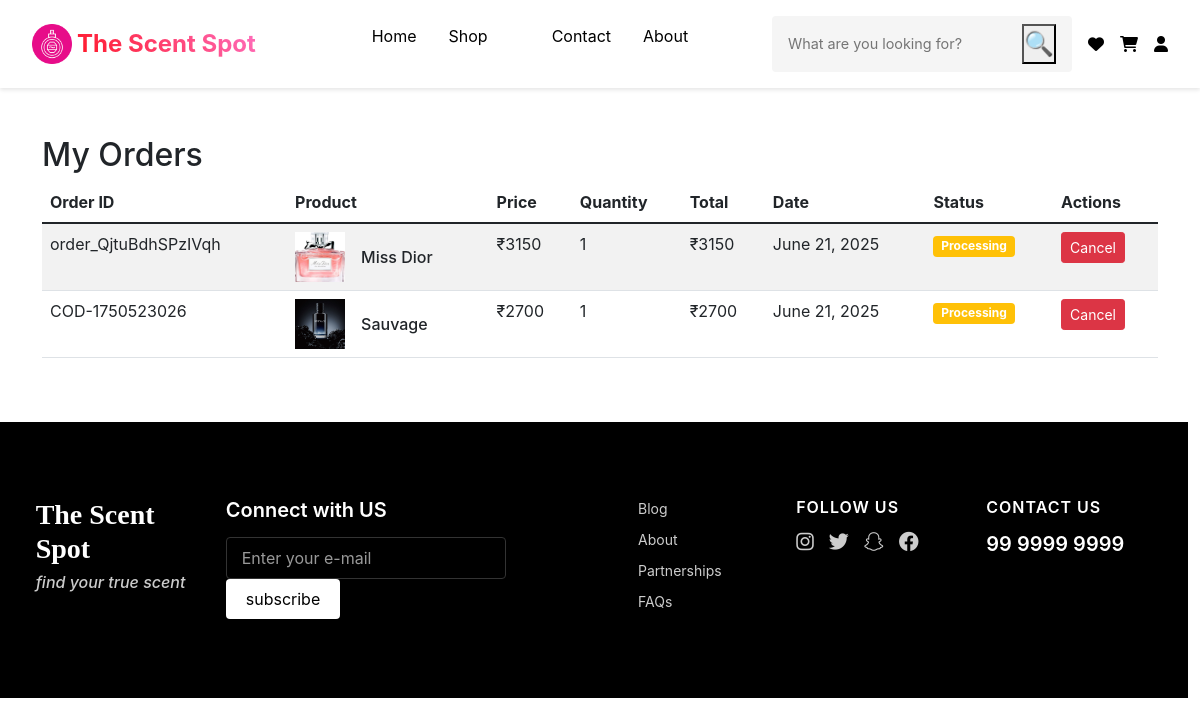
The app's page /orders (signed in), older data.
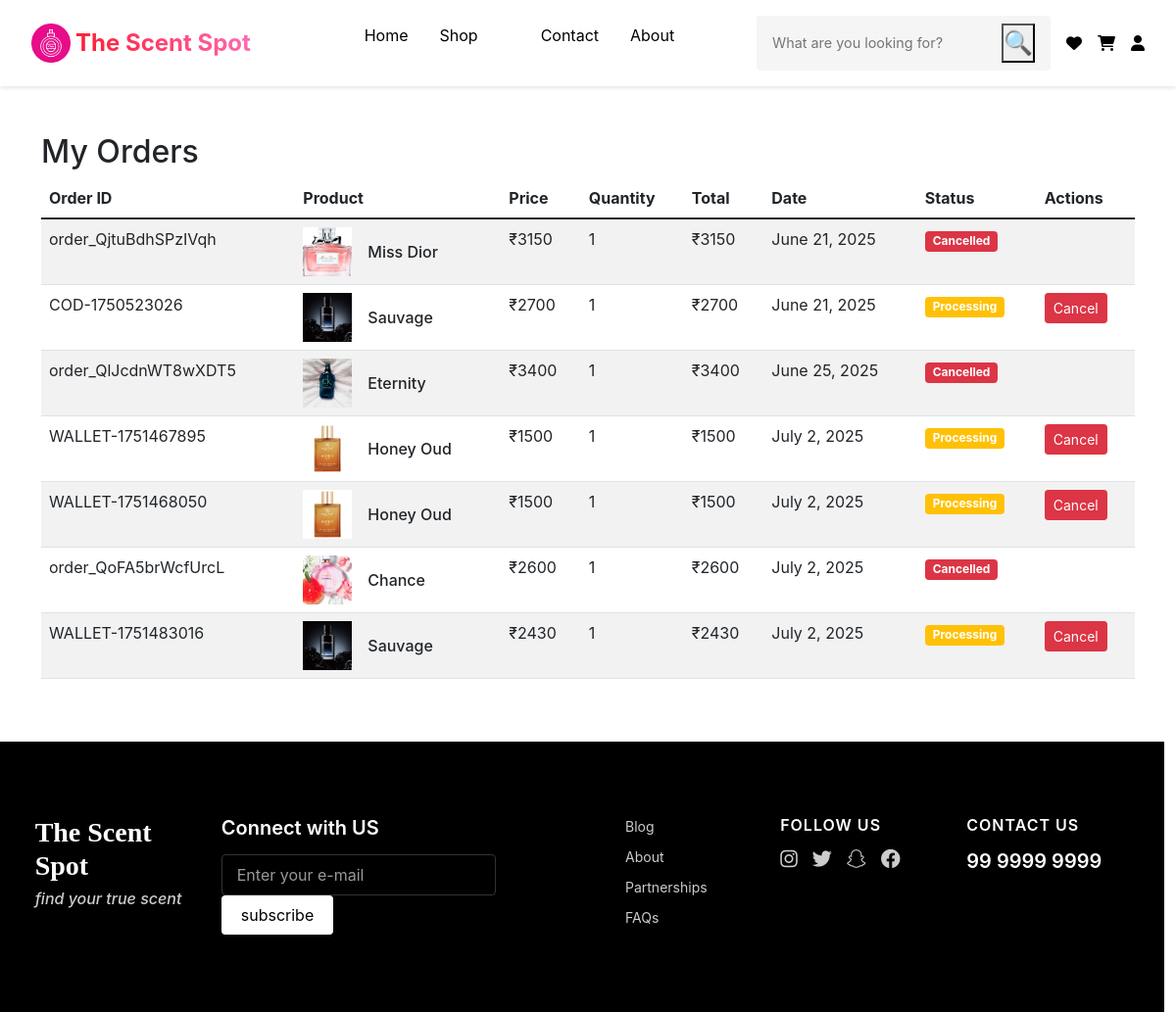
The same page, newer data.
### core/models/order.py (models this page shows, shortened)
class Order(models.Model):
    STATUS_CHOICES = [
        ('received', 'Received'),
        ('processing', 'Processing'),
        ('delivered', 'Delivered'),
        ('cancelled', 'Cancelled'),
        ('returned', 'Returned'),
    ]
    product = models.ForeignKey(Product, null = True, on_delete=models.CASCADE)
    customer = models.ForeignKey(Customer, null = True, on_delete=models.CASCADE)
    quantity = models.IntegerField(default=1)
    price = models.IntegerField(default=500)
    adress = models.CharField(max_length=50, default="", blank=True)
    phone = models.CharField(max_length=10, default="", blank=True)
    date = models.DateField(default=timezone.now)
    status = models.TextField(max_length=50, choices=STATUS_CHOICES, default="processing")
    rating = models.IntegerField(default=0, validators=[MinValueValidator(0),MaxValueValidator(5)])
    payment_id = models.CharField(max_length=100,null=True,blank=True)
    order_id = models.CharField(max_length=100,null=True,blank=True)
    coupon_discount = models.DecimalField(max_digits=10, decimal_places=2, default=0)
    created_at = models.DateTimeField(default=timezone.now)
    delivered_at = models.DateTimeField(null=True, blank=True)
    cancelled_at = models.DateTimeField(null=True, blank=True)
    cancel_reason = models.TextField(max_length=500, null=True, blank=True)

### core/models/product.py (models this page shows, shortened)
class Product(models.Model):
    name = models.CharField(max_length=50)
    price = models.IntegerField(default=0)
    description = models.CharField(max_length=2000, blank=True)
    image = models.ImageField(upload_to="images/")
    category = models.ForeignKey(Category, db_column='type2', on_delete=models.CASCADE)
    rating = models.IntegerField(default=1, validators=[MinValueValidator(0),MaxValueValidator(5)])
    brand = models.CharField(max_length=50, default="")
    gender = models.CharField(max_length=50, default="")
    size = models.CharField(max_length=50, default="")
    stock = models.IntegerField(default=0)

### core/views/orders.py (the view, shortened to what this page needs)
# urls.py: path("orders", orders.OrderView.as_view(), name="orders"),
class OrderView(View):
    def get(self, request):
        if not request.user.is_authenticated:
            return redirect('login')
        print(f"Getting orders for user: {request.user.username}")
        try:
            customer = Customer.objects.get(email=request.user.username)
            orders = Order.objects.filter(customer=customer)
            print(f"Found {orders.count()} orders for customer {customer.id}")
        except Customer.DoesNotExist:
            print(f"No customer found with email {request.user.username}")
            orders = []
        o = []
        for od in orders:
            try:
                chk_rate = Rate.check_order_id(od)
                if not chk_rate:
                    o.append(od)
            except Exception as e:
                print(f"Error checking rate for order {od.id}: {str(e)}")
                o.append(od)  # Include the order anyway
        print(f"Found {len(o)} orders to display")
        return render(request, "orders.html", {"order":o})

### core/models/rate.py (called while the page is built)
    @staticmethod
    def check_order_id(id):
        return Rate.objects.filter(order = id)

### core/templatetags/cart.py (called while the page is built)
@register.filter(name = "mul")
def mul(n1, n2):
    return n1 * n2

### core/templates/orders.html (shortened to what this page needs)
{% extends 'base.html' %}
{% load static %}
{% load cart %}
{% block content %}
<div class="container my-5">
    <h2>My Orders</h2>
    {% if order %}
    <div class="table-responsive">
        <table class="table table-striped">
            <thead>
                <tr>
                    <th>Order ID</th>
                    <th>Product</th>
                    <th>Price</th>
                    <th>Quantity</th>
                    <th>Total</th>
                    <th>Date</th>
                    <th>Status</th>
                    <th>Actions</th>
                </tr>
            </thead>
            <tbody>
                {% for item in order %}
                <tr>
                    <td>{{ item.order_id|default:item.id }}</td>
                    <td>
                        <div class="d-flex align-items-center">
                            {% if item.product.image %}
                            <img src="{{ item.product.image.url }}" alt="{{ item.product.name }}" style="width: 50px; height: 50px; object-fit: cover;" class="me-3">
                            {% endif %}
                            <div>
                                <h6 class="mb-0">{{ item.product.name }}</h6>
                            </div>
                        </div>
                    </td>
                    <td>₹{{ item.price }}</td>
                    <td>{{ item.quantity }}</td>
                    <td>₹{{ item.price|mul:item.quantity }}</td>
                    <td>{{ item.date }}</td>
                    <td>
                        {% if item.status == 'processing' %}
                            <span class="badge bg-warning">Processing</span>
                        {% elif item.status == 'delivered' %}
                            <span class="badge bg-success">Delivered</span>
                        {% elif item.status == 'cancelled' %}
                            <span class="badge bg-danger">Cancelled</span>
                        {% elif item.status == 'returned' %}
                            <span class="badge bg-info">Returned</span>
                        {% else %}
                            <span class="badge bg-secondary">{{ item.status }}</span>
                        {% endif %}
                    </td>
                    <td>
                        {% if item.status == 'processing' %}
                            <button type="button" class="btn btn-sm btn-danger" data-bs-toggle="modal" data-bs-target="#cancelOrderModal" data-order-id="{{ item.id }}">
                                Cancel
                            </button>
                        {% elif item.status == 'delivered' %}
                            <button type="button" class="btn btn-sm btn-primary" data-bs-toggle="modal" data-bs-target="#rateOrderModal" data-order-id="{{ item.id }}" data-product-id="{{ item.product.id }}">
                                Rate
                            </button>
                        {% endif %}
                    </td>
                </tr>
                {% endfor %}
            </tbody>
        </table>
    </div>
    {% else %}
    <div class="text-center py-5">
        <h4>No orders found</h4>
        <p class="text-muted">You haven't placed any orders yet.</p>
        <a href="{% url 'index' %}" class="btn btn-primary mt-3">Start Shopping</a>
    </div>
    {% endif %}
</div>
{% endblock %}

Row changes from the older to the newer data that the page shows:
changed Order "order_QjtuBdhSPzIVqh": status "Processing Cancel" → "Cancelled"
added Order: order_id "order_QlJcdnWT8wXDT5", product.image (picture), product.name "Eternity", price "3400", quantity "1", price|mul "3400", date "June 25, 2025", status "Cancelled"
added Order: order_id "WALLET-1751467895", product.image (picture), product.name "Honey Oud", price "1500", quantity "1", price|mul "1500", date "July 2, 2025", status "Processing"
added Order: order_id "WALLET-1751468050", product.image (picture), product.name "Honey Oud", price "1500", quantity "1", price|mul "1500", date "July 2, 2025", status "Processing"
added Order: order_id "order_QoFA5brWcfUrcL", product.image (picture), product.name "Chance", price "2600", quantity "1", price|mul "2600", date "July 2, 2025", status "Cancelled"
added Order: order_id "WALLET-1751483016", product.image (picture), product.name "Sauvage", price "2430", quantity "1", price|mul "2430", date "July 2, 2025", status "Processing"
